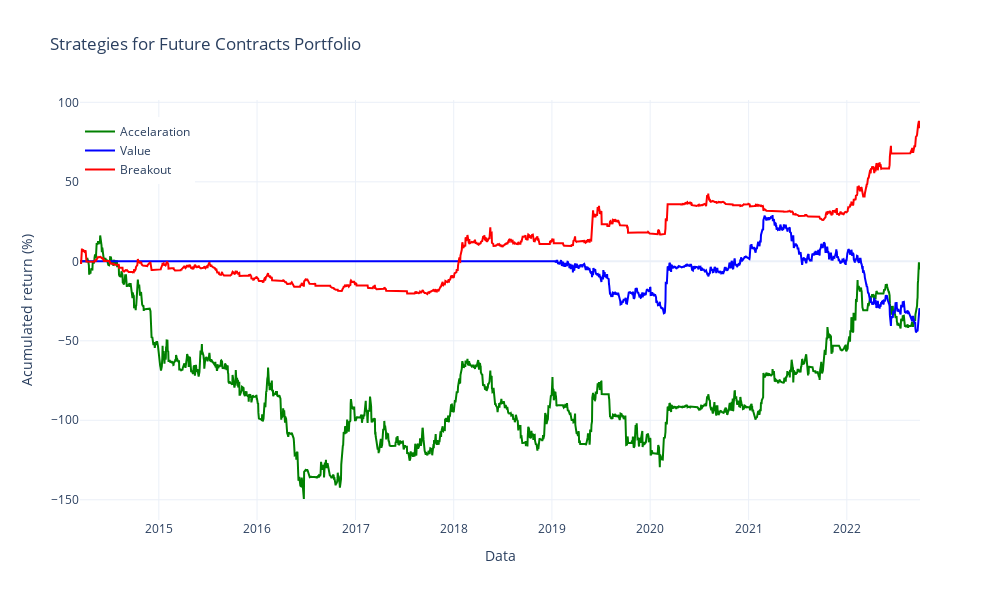

Notebook code cell kept with this figure:
### Code cell
# --- Plot retorno acumulado
fig = go.Figure()


fig.add_trace(
    go.Scatter(
        x=port_accel_return.index,
        y=port_accel_return.cumsum()*100,
        name="Accelaration",
        line=dict(color="green"),
    )
)

fig.add_trace(
    go.Scatter(
        x=port_value_return.index,
        y=port_value_return.cumsum()*100,
        name="Value",
        line=dict(color="blue"),
    )
)


fig.add_trace(
    go.Scatter(
        x=port_breakout_return.index,
        y=port_breakout_return.cumsum()*100,
        name="Breakout",
        line=dict(color="Red"),
    )
)




fig.update_layout(
    title="Strategies for Future Contracts Portfolio",
    xaxis_title="Data",
    yaxis_title="Acumulated return (%)",
    template="plotly_white",
    showlegend=True,
    legend=dict(
        yanchor="bottom",
        y=0.8,
        xanchor="left",
        x=0.0),
    height=600,
    width=1000,
)

fig.show()

# --- Exibir estatísticas
print("Estatísticas de Desempenho")
print("Estatísticas Portfolio Acceleration Frequência Anual")
print(calculate_stats(port_accel_return, freq=YEAR))
print("================================")
print("Estatísticas Portfolio Value Frequência Anual")
print(calculate_stats(port_value_return, freq=YEAR))
print("================================")
print("Estatísticas Portfolio Breakout trend Frequência Anual")
print(calculate_stats(port_breakout_return, freq=YEAR))
print("================================")

### Figure 1 — Plotly figure (JSON) as saved in the notebook; plotly's stock layout.template omitted (floating-point values rounded to 4 significant figures; data arrays with more than 128 entries replaced by an {"elided": "..."} marker saying what was removed)
{"data": [{"line": {"color": "green"}, "name": "Accelaration", "type": "scatter", "x": {"elided": "2231 str values"}, "y": {"elided": "2231 float values"}}, {"line": {"color": "blue"}, "name": "Value", "type": "scatter", "x": {"elided": "2231 str values"}, "y": {"elided": "2231 float values"}}, {"line": {"color": "Red"}, "name": "Breakout", "type": "scatter", "x": {"elided": "2231 str values"}, "y": {"elided": "2231 float values"}}], "layout": {"height": 600, "legend": {"x": 0, "xanchor": "left", "y": 0.8, "yanchor": "bottom"}, "showlegend": true, "title": {"text": "Strategies for Future Contracts Portfolio"}, "width": 1000, "xaxis": {"title": {"text": "Data"}}, "yaxis": {"title": {"text": "Acumulated return (%)"}}}}
